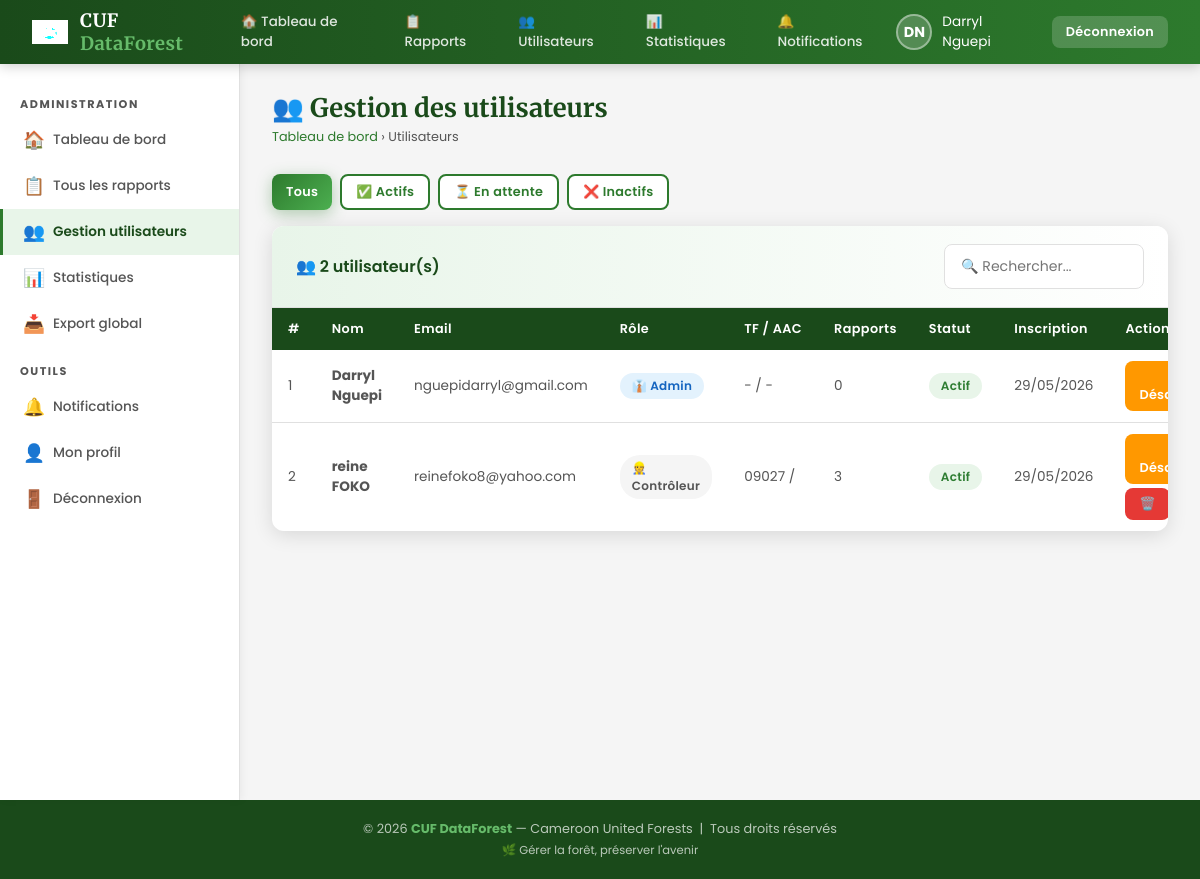
The page /pages/utilisateurs.php (signed in) on the database its author committed.
### tables this page shows
CREATE TABLE `users` (
  `id` int(11) NOT NULL,
  `nom` varchar(100) NOT NULL,
  `prenom` varchar(100) NOT NULL,
  `email` varchar(150) NOT NULL,
  `password` varchar(255) NOT NULL,
  `role` enum('administrateur','controleur') NOT NULL DEFAULT 'controleur',
  `titre_forestier` varchar(100) DEFAULT NULL,
  `aac` varchar(50) DEFAULT NULL,
  `statut` enum('actif','inactif','en_attente') DEFAULT 'en_attente',
  `date_creation` datetime DEFAULT current_timestamp(),
  `derniere_connexion` datetime DEFAULT NULL
);

### includes/config.php (called while the page is built, shortened)
<?php
function sanitize($data) {
    return htmlspecialchars(strip_tags(trim($data)));
}
?>

### pages/utilisateurs.php (the view, shortened to what this page needs)
<?php
require_once '../includes/config.php';
$db=getDB();
$filter=sanitize($_GET['filter']??'');
$where=$filter?("WHERE statut='".$db->real_escape_string($filter)."'"):'';
$users=$db->query("SELECT *,(SELECT COUNT(*) FROM rapports WHERE controleur_id=users.id) as nb_rapports FROM users $where ORDER BY role,date_creation DESC")->fetch_all(MYSQLI_ASSOC);
include '../includes/header.php';
?>
<div class="page-header">
    <div><h1 class="page-title">👥 Gestion des utilisateurs</h1>
    <div class="breadcrumb"><a href="../dashboard_admin.php">Tableau de bord</a> › Utilisateurs</div></div>
</div>
<div style="display:flex;gap:8px;margin-bottom:16px;flex-wrap:wrap;">
    <a href="utilisateurs.php" class="btn <?=!$filter?'btn-primary':'btn-secondary'?> btn-sm">Tous</a>
    <a href="utilisateurs.php?filter=actif" class="btn <?=$filter==='actif'?'btn-primary':'btn-secondary'?> btn-sm">✅ Actifs</a>
    <a href="utilisateurs.php?filter=en_attente" class="btn <?=$filter==='en_attente'?'btn-primary':'btn-secondary'?> btn-sm">⏳ En attente</a>
    <a href="utilisateurs.php?filter=inactif" class="btn <?=$filter==='inactif'?'btn-primary':'btn-secondary'?> btn-sm">❌ Inactifs</a>
</div>
<div class="card fade-in">
    <div class="card-header"><span class="card-title">👥 <?=count($users)?> utilisateur(s)</span>
        <input type="text" id="table-search" class="form-control" style="width:200px;" placeholder="🔍 Rechercher..."/>
    </div>
    <div class="card-body" style="padding:0;">
    <div class="table-wrapper"><table>
        <thead><tr><th>#</th><th>Nom</th><th>Email</th><th>Rôle</th><th>TF / AAC</th><th>Rapports</th><th>Statut</th><th>Inscription</th><th>Actions</th></tr></thead>
        <tbody>
        <?php foreach($users as $u):
            $bs=['actif'=>'success','inactif'=>'danger','en_attente'=>'warning'];
        ?>
        <tr>
            <td><?=$u['id']?></td>
            <td><strong><?=htmlspecialchars($u['prenom'].' '.$u['nom'])?></strong></td>
            <td><?=htmlspecialchars($u['email'])?></td>
            <td><span class="badge badge-<?=$u['role']==='administrateur'?'info':'secondary'?>">
                <?=$u['role']==='administrateur'?'👔 Admin':'👷 Contrôleur'?></span></td>
            <td><?=htmlspecialchars($u['titre_forestier']??'-')?> / <?=htmlspecialchars($u['aac']??'-')?></td>
            <td><?=$u['nb_rapports']?></td>
            <td><span class="badge badge-<?=$bs[$u['statut']]??'secondary'?>"><?=ucfirst(str_replace('_',' ',$u['statut']))?></span></td>
            <td><?=date('d/m/Y',strtotime($u['date_creation']))?></td>
            <td>
                <form method="POST" style="display:flex;gap:4px;flex-wrap:wrap;">
                    <?php if($u['statut']==='actif'):?>
                    <button type="submit" name="action" value="desactiver" class="btn btn-sm btn-warning">⏸️ Désactiver</button>
                    <?php endif;?>
                    <?php if($u['id']!==$_SESSION['user_id']&&$u['role']!=='administrateur'):?>
                    <button type="submit" name="action" value="supprimer" class="btn btn-sm btn-danger" onclick="return confirm('Supprimer cet utilisateur ?')">🗑️</button>
                    <?php endif;?>
                </form>
            </td>
        </tr>
        <?php endforeach;?>
        </tbody>
    </table></div>
    </div>
</div>
<?php include '../includes/footer.php';?>

### css/style.css (style rules this page uses)
:root { --vert-fonce: #1a4a1a; --vert-moyen: #2d7a2d; --vert-clair: #4caf50; --vert-pale: #e8f5e9; --vert-accent: #66bb6a; --blanc: #ffffff; --gris-clair: #f5f5f5; --gris-moyen: #e0e0e0; --gris-texte: #555555; --noir-doux: #1c1c1c; --orange-alerte:#ff9800; --rouge: #e53935; --bleu-info: #1976d2; --ombre: 0 4px 20px rgba(0,0,0,0.12); --ombre-forte: 0 8px 32px rgba(0,0,0,0.18); --radius: 12px; --radius-sm: 8px; --transition: all 0.3s ease; }
* { margin: 0; padding: 0; box-sizing: border-box; }
body { font-family: 'Poppins', sans-serif; background: var(--gris-clair); color: var(--noir-doux); min-height: 100vh; }
.form-control { width: 100%; padding: 11px 16px; border: 1.5px solid var(--gris-moyen); border-radius: var(--radius-sm); font-family: 'Poppins', sans-serif; font-size: 0.88rem; color: var(--noir-doux); background: white; transition: var(--transition); outline: none; }
.btn { padding: 11px 24px; border: none; border-radius: var(--radius-sm); font-family: 'Poppins', sans-serif; font-size: 0.88rem; font-weight: 600; cursor: pointer; transition: var(--transition); display: inline-flex; align-items: center; gap: 8px; text-decoration: none; letter-spacing: 0.3px; }
.btn-primary { background: linear-gradient(135deg, var(--vert-moyen), var(--vert-clair)); color: white; box-shadow: 0 4px 15px rgba(45,122,45,0.35); }
.btn-secondary { background: white; color: var(--vert-moyen); border: 2px solid var(--vert-moyen); }
.btn-danger { background: var(--rouge); color: white; }
.btn-warning { background: var(--orange-alerte); color: white; }
.btn-sm { padding: 7px 14px; font-size: 0.8rem; }
.page-header { margin-bottom: 28px; display: flex; align-items: center; justify-content: space-between; flex-wrap: wrap; gap: 12px; }
.page-title { font-family: 'Merriweather', serif; font-size: 1.6rem; color: var(--vert-fonce); display: flex; align-items: center; gap: 10px; }
.breadcrumb { font-size: 0.8rem; color: var(--gris-texte); margin-top: 4px; }
.breadcrumb a { color: var(--vert-moyen); text-decoration: none; }
.card { background: white; border-radius: var(--radius); box-shadow: var(--ombre); overflow: hidden; margin-bottom: 24px; }
.card-header { padding: 18px 24px; border-bottom: 1px solid var(--gris-moyen); display: flex; align-items: center; justify-content: space-between; background: linear-gradient(90deg, var(--vert-pale), white); }
.card-title { font-size: 1rem; font-weight: 600; color: var(--vert-fonce); display: flex; align-items: center; gap: 8px; }
.card-body { padding: 24px; }
.table-wrapper { overflow-x: auto; }
table { width: 100%; border-collapse: collapse; font-size: 0.85rem; }
thead th { background: var(--vert-fonce); color: white; padding: 12px 16px; text-align: left; font-weight: 600; font-size: 0.8rem; letter-spacing: 0.4px; white-space: nowrap; }
thead th:first-child { border-radius: 0; }
tbody tr { border-bottom: 1px solid var(--gris-moyen); transition: var(--transition); }
tbody tr:last-child { border-bottom: none; }
td { padding: 11px 16px; color: var(--gris-texte); vertical-align: middle; }
.badge { display: inline-block; padding: 4px 12px; border-radius: 20px; font-size: 0.75rem; font-weight: 600; letter-spacing: 0.3px; }
.badge-success { background: #e8f5e9; color: #2e7d32; }
.badge-info { background: #e3f2fd; color: #1565c0; }
.badge-secondary { background: #f5f5f5; color: #555; }
.fade-in { animation: fadeIn 0.4s ease forwards; }

### rows shown on the page
users: id "1", prenom+nom "Darryl Nguepi", email "nguepidarryl@gmail.com", role "👔 Admin", titre_forestier "-", aac "-", nb_rapports "0", statut "Actif", date_creation "29/05/2026", shows "⏸️ Désactiver"
users: id "2", prenom+nom "reine FOKO", email "reinefoko8@yahoo.com", role "👷 Contrôleur", titre_forestier "09027", nb_rapports "3", statut "Actif", date_creation "29/05/2026", shows "⏸️ Désactiver"

### other values the page prints
$initiales "DN"
count($users) "2"
